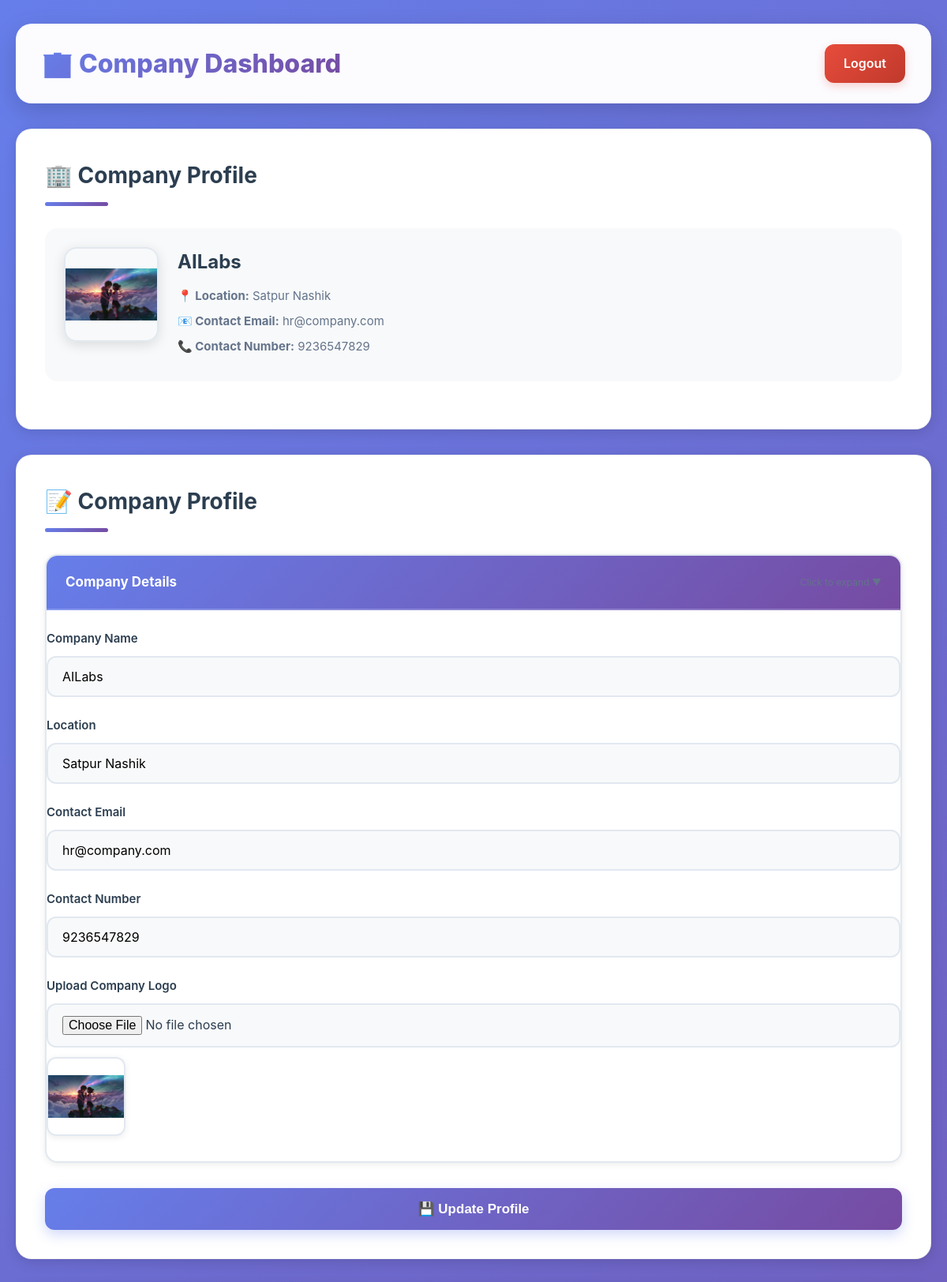
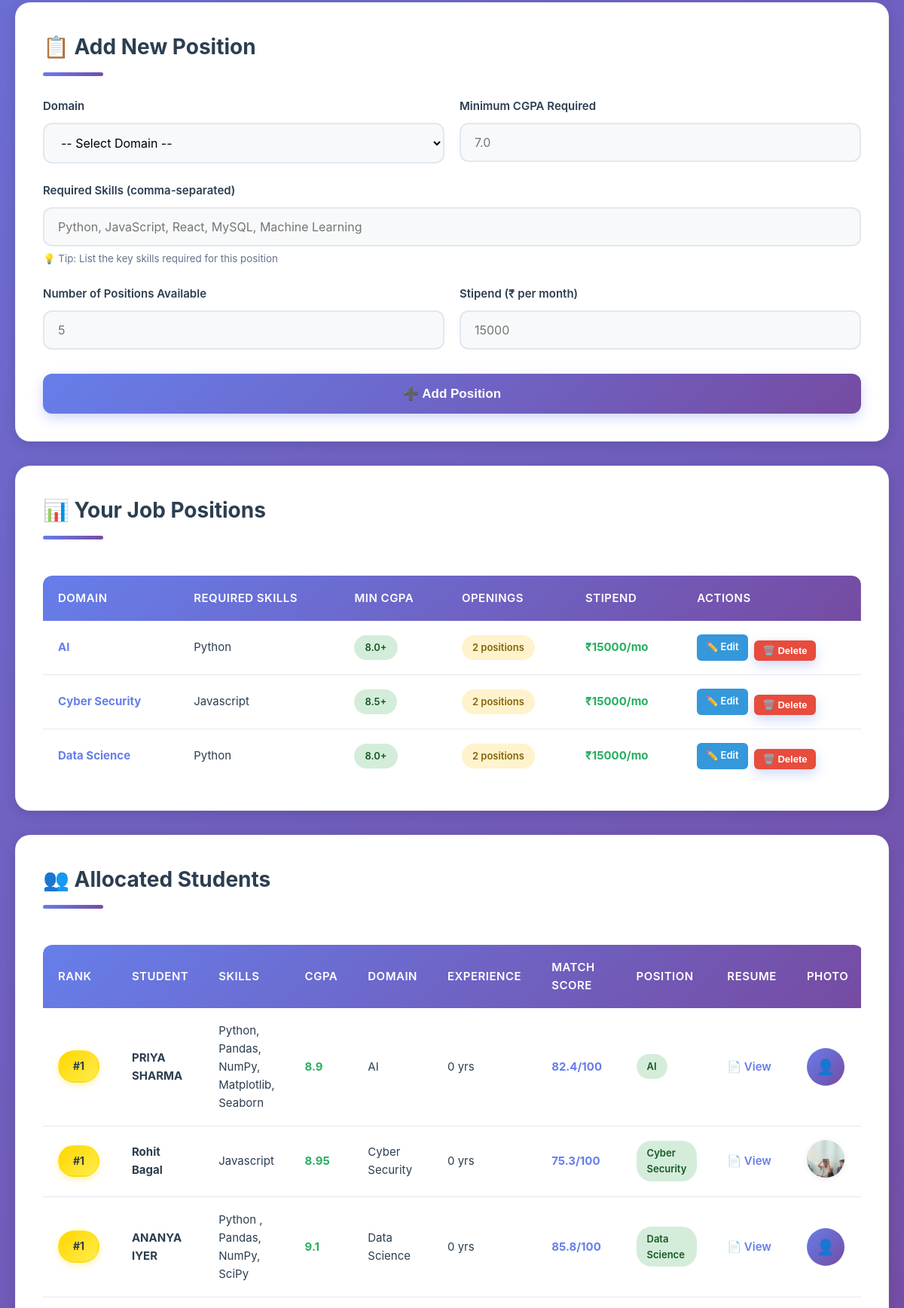
The page /company/dashboard (signed in, upper part) on the database its author committed (2 pictures, top to bottom).
### tables this page shows
CREATE TABLE company_profile (
            user_id INTEGER PRIMARY KEY,
            company_name TEXT,
            location TEXT,
            contact_email TEXT,
            contact_no TEXT,
            profile_logo TEXT,
            FOREIGN KEY(user_id) REFERENCES users(user_id) ON DELETE CASCADE
        );

CREATE TABLE company_positions (
            position_id INTEGER PRIMARY KEY AUTOINCREMENT,
            company_id INTEGER,
            domain TEXT,
            required_skills TEXT,
            min_cgpa REAL DEFAULT 0,
            positions INTEGER DEFAULT 0,
            stipend INTEGER DEFAULT 0,
            FOREIGN KEY(company_id) REFERENCES users(user_id) ON DELETE CASCADE
        );

CREATE TABLE student_profile (
            user_id INTEGER PRIMARY KEY,
            skills TEXT,
            cgpa REAL DEFAULT 0,
            interest_domain TEXT,
            experience_years INTEGER DEFAULT 0,
            resume_path TEXT,
            past_education TEXT,
            profile_photo TEXT,
            extracted_skills TEXT,
            FOREIGN KEY(user_id) REFERENCES users(user_id) ON DELETE CASCADE
        );

CREATE TABLE allocations (
            allocation_id INTEGER PRIMARY KEY AUTOINCREMENT,
            student_id INTEGER NOT NULL,
            company_id INTEGER NOT NULL,
            position_id INTEGER NOT NULL,
            score REAL,
            rank INTEGER,
            UNIQUE(student_id),
            FOREIGN KEY(student_id) REFERENCES users(user_id),
            FOREIGN KEY(company_id) REFERENCES users(user_id),
            FOREIGN KEY(position_id) REFERENCES company_positions(position_id)
        );

CREATE TABLE users (
            user_id INTEGER PRIMARY KEY AUTOINCREMENT,
            name TEXT NOT NULL,
            email TEXT NOT NULL UNIQUE,
            password TEXT NOT NULL,
            role TEXT NOT NULL CHECK(role IN ('student','company','admin'))
        );

### app.py (the view, shortened to what this page needs)
@app.route('/company/dashboard', methods=['GET', 'POST'])
@role_required('company')
def company_dashboard():
    with get_connection() as conn:
        profile = conn.execute("""
            SELECT company_name, location, contact_email, contact_no, profile_logo
            FROM company_profile
            WHERE user_id = ?
        """, (session['user_id'],)).fetchone()
        positions = conn.execute("""
            SELECT position_id, company_id, domain, required_skills, min_cgpa, positions, stipend
            FROM company_positions
            WHERE company_id = ?
        """, (session['user_id'],)).fetchall()
        allocated_students = conn.execute("""
            SELECT u.name, sp.skills, sp.cgpa, sp.interest_domain,
                   a.score, a.rank, sp.resume_path, sp.experience_years,
                   sp.profile_photo, pos.domain
            FROM allocations a
            JOIN users u ON a.student_id = u.user_id
            JOIN student_profile sp ON a.student_id = sp.user_id
            JOIN company_positions pos ON a.position_id = pos.position_id
            WHERE a.company_id = ?
            ORDER BY a.rank
        """, (session['user_id'],)).fetchall()
    return render_template('company_dashboard.html',
                          profile=profile,
                          positions=positions,
                          allocated_students=allocated_students)

### app.py (called while the page is built)
def role_required(required_role):
    def decorator(f):
        @wraps(f)
        def decorated_function(*args, **kwargs):
            if 'user_id' not in session:
                flash("Please log in to access this page.", "error")
                return redirect(url_for('login'))
            if session.get('role') != required_role:
                flash(f"Access denied. This page is for {required_role}s only.", "error")
                return render_template('403.html'), 403
            return f(*args, **kwargs)
        return decorated_function
    return decorator

def get_connection():
    return sqlite3.connect("platform.db")

### templates/company_dashboard.html (shortened to what this page needs)
<!DOCTYPE html>
<html lang="en">
<head>
    <link rel="stylesheet" href="{{ url_for('static', filename='css/style.css') }}">
</head>
<body>
    <div class="container">
        <div class="header">
            <h1>🏢 Company Dashboard</h1>
            <div class="header-actions">
                <a href="/logout" class="logout-btn">Logout</a>
            </div>
        </div>
        {% if profile and profile[0] %}
        <div class="card">
            <h2>🏢 Company Profile</h2>
            <div class="profile-card">
                {% if profile[4] %}
                <img src="/uploads/{{ profile[4] }}" alt="Company Logo" style="width: 120px; height: 120px; border-radius: 16px; object-fit: contain; border: 2px solid var(--border-color); box-shadow: var(--shadow-md);">
                {% else %}
                <div style="width: 120px; height: 120px; border-radius: 16px; background: var(--primary-gradient); display: flex; align-items: center; justify-content: center; font-size: 48px; color: white; box-shadow: var(--shadow-md);">
                    🏢
                </div>
                {% endif %}
                <div class="profile-info">
                    <h3>{{ profile[0] }}</h3>
                    <p><strong>📍 Location:</strong> {{ profile[1] or 'Not specified' }}</p>
                    <p><strong>📧 Contact Email:</strong> {{ profile[2] or 'Not specified' }}</p>
                    <p><strong>📞 Contact Number:</strong> {{ profile[3] or 'Not specified' }}</p>
                </div>
            </div>
        </div>
        {% endif %}
        <div class="card">
            <h2>📝 Company Profile</h2>
            <form method="POST" enctype="multipart/form-data">
                <details open>
                    <summary>
                        <span>Company Details</span>
                        <span style="font-size: 12px; font-weight: normal; color: #64748b;">Click to expand ▼</span>
                    </summary>
                    <div class="form-group">
                        <label for="company_name">Company Name</label>
                        <input type="text" id="company_name" name="company_name"
                               placeholder="Tech Solutions Inc."
                               value="{{ profile[0] if profile else '' }}" required>
                    </div>
                    <div class="form-group">
                        <label for="location">Location</label>
                        <input type="text" id="location" name="location"
                               placeholder="Mumbai, Maharashtra"
                               value="{{ profile[1] if profile else '' }}" required>
                    </div>
                    <div class="form-group">
                        <label for="contact_email">Contact Email</label>
                        <input type="email" id="contact_email" name="contact_email"
                               placeholder="hr@company.com"
                               value="{{ profile[2] if profile else '' }}" required>
                    </div>
                    <div class="form-group">
                        <label for="contact_no">Contact Number</label>
                        <input type="text" id="contact_no" name="contact_no"
                               placeholder="+91-1234567890"
                               value="{{ profile[3] if profile else '' }}" required>
                    </div>
                    <div class="form-group">
                        <label for="profile_logo">Upload Company Logo</label>
                        <input type="file" id="profile_logo" name="profile_logo" accept="image/*">
                        {% if profile[4] %}
                            <img src="/uploads/{{ profile[4] }}" alt="Company Logo" style="width: 100px; height: 100px; margin-top: 12px; border-radius: 12px; object-fit: contain; border: 2px solid var(--border-color); box-shadow: var(--shadow-sm);">
                        {% endif %}
                    </div>
                </details>
                <button type="submit">💾 Update Profile</button>
            </form>
        </div>
        <div class="card">
            <h2>📋 Add New Position</h2>
            <form method="POST">
                <div style="display: grid; grid-template-columns: 1fr 1fr; gap: 20px;">
                    <div class="form-group">
                        <label for="domain">Domain</label>
                        <select id="domain" name="domain" required>
                            <option value="">-- Select Domain --</option>
                        </select>
                    </div>
                    <div class="form-group">
                        <label for="min_cgpa">Minimum CGPA Required</label>
                        <input type="number" id="min_cgpa" name="min_cgpa" step="0.01" min="0" max="10"
                               placeholder="7.0" required>
                    </div>
                </div>
                <div class="form-group">
                    <label for="required_skills">Required Skills (comma-separated)</label>
                    <input type="text" id="required_skills" name="required_skills"
                           placeholder="Python, JavaScript, React, MySQL, Machine Learning" required>
                    <small style="color: #64748b; display: block; margin-top: 6px;">💡 Tip: List the key skills required for this position</small>
                </div>
                <div style="display: grid; grid-template-columns: 1fr 1fr; gap: 20px;">
                    <div class="form-group">
                        <label for="positions">Number of Positions Available</label>
                        <input type="number" id="positions" name="positions" min="1" max="100"
                               placeholder="5" required>
                    </div>
                    <div class="form-group">
                        <label for="stipend">Stipend (₹ per month)</label>
                        <input type="number" id="stipend" name="stipend" min="0"
                               placeholder="15000" required>
                    </div>
                </div>
                <button type="submit" name="add_position" value="1">➕ Add Position</button>
            </form>
        </div>
        <div class="card">
            <h2>📊 Your Job Positions</h2>
            {% if positions %}
                <div style="overflow-x: auto;">
                    <table>
                        <thead>
                            <tr>
                                <th>Domain</th>
                                <th>Required Skills</th>
                                <th>Min CGPA</th>
                                <th>Openings</th>
                                <th>Stipend</th>
                                <th>Actions</th>
                            </tr>
                        </thead>
                        <tbody>
                            {% for pos in positions %}
                            <tr>
                                <td><strong style="color: #667eea;">{{ pos[2] }}</strong></td>
                                <td style="max-width: 200px; overflow: hidden; text-overflow: ellipsis;">{{ pos[3] }}</td>
                                <td><span class="status-badge status-success">{{ pos[4] }}+</span></td>
                                <td><span class="status-badge status-warning">{{ pos[5] }} positions</span></td>
                                <td><strong style="color: var(--success-color);">₹{{ pos[6] }}/mo</strong></td>
                                <td>
                                    <div style="display: flex; gap: 8px;">
                                        <a href="/company/position/edit/{{ pos[0] }}"
                                           style="padding: 6px 12px; background: #3498db; color: white; border-radius: 6px; text-decoration: none; font-size: 13px; font-weight: 600;">
                                            ✏️ Edit
                                        </a>
                                        <form method="POST" action="/company/position/delete/{{ pos[0] }}"
                                              style="margin: 0; display: inline;"
                                              onsubmit="return confirm('Are you sure you want to delete this position? This action cannot be undone.');">
                                            <button type="submit"
                                                    style="padding: 6px 12px; background: #e74c3c; color: white; border: none; border-radius: 6px; cursor: pointer; font-size: 13px; font-weight: 600;">
                                                🗑️ Delete
                                            </button>
                                        </form>
                                    </div>
                                </td>
                            </tr>
                            {% endfor %}
                        </tbody>
                    </table>
                </div>
            {% else %}
                <div class="empty-state">
                    <p>🔭</p>
                    <p>No positions added yet.</p>
                    <p style="font-size: 15px; margin-top: 12px;">Add positions above to start receiving applications.</p>
                </div>
            {% endif %}
        </div>
        <div class="card">
            <h2>👥 Allocated Students</h2>
            {% if allocated_students %}
                <div style="overflow-x: auto;">
                    <table>
                        <thead>
                            <tr>
                                <th>Rank</th>
                                <th>Student</th>
                                <th>Skills</th>
                                <th>CGPA</th>
                                <th>Domain</th>
                                <th>Experience</th>
                                <th>Match Score</th>
                                <th>Position</th>
                                <th>Resume</th>
                                <th>Photo</th>
                            </tr>
                        </thead>
                        <tbody>
                            {% for student in allocated_students %}
                            <tr>
                                <td><span class="rank-badge">#{{ student[5] }}</span></td>
                                <td><strong>{{ student[0] }}</strong></td>
                                <td style="max-width: 200px; overflow: hidden; text-overflow: ellipsis;">{{ student[1] }}</td>
                                <td><strong style="color: var(--success-color);">{{ student[2] }}</strong></td>
                                <td>{{ student[3] }}</td>
                                <td>{{ student[7] }} yrs</td>
                                <td><strong style="color: #667eea;">{{ student[4] }}/100</strong></td>
                                <td><span class="status-badge status-success">{{ student[9] }}</span></td>
                                <td>
                                    {% if student[6] %}
                                    <a href="/uploads/{{ student[6] }}" target="_blank" style="color: #667eea; text-decoration: none; font-weight: 600;">📄 View</a>
                                    {% else %}
                                    <span style="color: #999;">N/A</span>
                                    {% endif %}
                                </td>
                                <td>
                                    {% if student[8] %}
                                    <img src="/uploads/{{ student[8] }}" alt="Photo" style="width: 50px; height: 50px; border-radius: 50%; object-fit: cover; box-shadow: var(--shadow-sm);">
                                    {% else %}
                                    <div style="width: 50px; height: 50px; border-radius: 50%; background: var(--primary-gradient); display: flex; align-items: center; justify-content: center; color: white; font-size: 20px;">👤</div>
                                    {% endif %}
                                </td>
                            </tr>
                            {% endfor %}
                        </tbody>
                    </table>
                </div>
            {% else %}
                <div class="empty-state">
                    <p>🔭</p>
                    <p>No students allocated yet.</p>
                    <p style="font-size: 15px; margin-top: 12px;">Wait for the admin to run the allocation process.</p>
                </div>
            {% endif %}
        </div>
    </div>
</body>
</html>

### rows shown on the page
company_profile: company_name "AILabs", location "Satpur Nashik", contact_email "hr@company.com", contact_no "9236547829"
company_positions: domain "AI", required_skills "Python", min_cgpa "8.0", positions "2", stipend "15000"
company_positions: domain "Cyber Security", required_skills "Javascript", min_cgpa "8.5", positions "2", stipend "15000"
company_positions: domain "Data Science", required_skills "Python", min_cgpa "8.0", positions "2", stipend "15000"
student_profile: rank "1", name "PRIYA SHARMA", skills "Python, Pandas, NumPy, Matplotlib, Seaborn", cgpa "8.9", interest_domain "AI", experience_years "0", score "82.4", domain "AI"
student_profile: rank "1", name "Rohit Bagal", skills "Javascript", cgpa "8.95", interest_domain "Cyber Security", experience_years "0", score "75.3", domain "Cyber Security"
student_profile: rank "1", name "ANANYA IYER", skills "Python , Pandas, NumPy, SciPy", cgpa "9.1", interest_domain "Data Science", experience_years "0", score "85.8", domain "Data Science"
